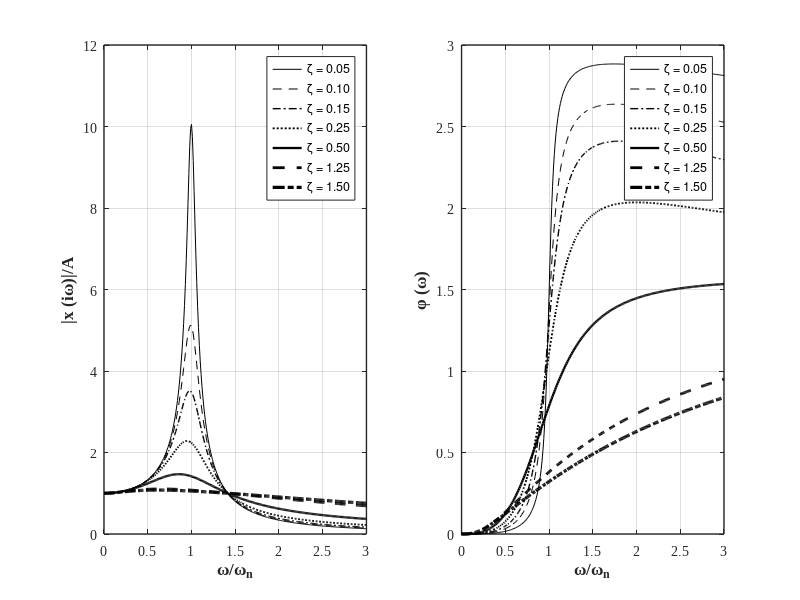

MATLAB code for this plot:
%% Example 3-18: Response of a SDOF to the base harmonic excitation

clear; close all; clc
%%
% zeta = [0.05, 0.1, 0.15, 0.25, 0.5, 1.25, 1.5]; % damping factors

r = [0:0.01:3]; %frequency ratio
i = 0;


figure(1)
set(figure(1), 'Position', [200   100   883   300])
    LineType = {'-';'--';'-.';':';'-';'--';'-.';':'};

for zeta = [0.05, 0.1, 0.15, 0.25, 0.5, 1.25, 1.5]
    i = i+1;
    
    G(i,:)  = sqrt((1+(2*zeta*r).^2)./((1-r.^2).^2+(2*zeta*r).^2));
    subplot(1,2,1)
      hold on; grid on; box on;
      plt = plot(r, G(i,:));
      set(plt,'LineStyle',LineType{i}, 'LineWidth',i/3, 'DisplayName',['\zeta = ',num2str(zeta,'%1.2f')],'Color',[0 0 0]);
     
        set(gca, 'LineWidth',1, 'FontWeight','normal', 'FontName','Times New Roman', 'FontSize',10)               
        xlabel('\omega/\omega_n', 'fontsize',12, 'fontname','Times New Roman','FontWeight','Bold')
        ylabel('|x (i\omega)|/A', 'fontsize',12, 'fontname','Times New Roman','FontWeight','Bold')
legend('show')

............................................................
    phi(i,:)= atan2(2*zeta*r.^3,1-r.^2+(2*zeta*r).^2);
    subplot(1,2,2)
      hold on; grid on; box on;
      plt = plot(r, phi(i,:));
      set(plt,'LineStyle',LineType{i}, 'LineWidth',i/3, 'DisplayName',['\zeta = ',num2str(zeta,'%1.2f')],'Color',[0 0 0]);

        set(gca, 'LineWidth',1, 'FontWeight','normal', 'FontName','Times New Roman', 'FontSize',10)               
        xlabel('\omega/\omega_n', 'fontsize',12, 'fontname','Times New Roman','FontWeight','Bold')
        ylabel('\phi (\omega)', 'fontsize',12, 'fontname','Times New Roman','FontWeight','Bold')
legend('show')

end


print('EX_3_18','-dpng')
